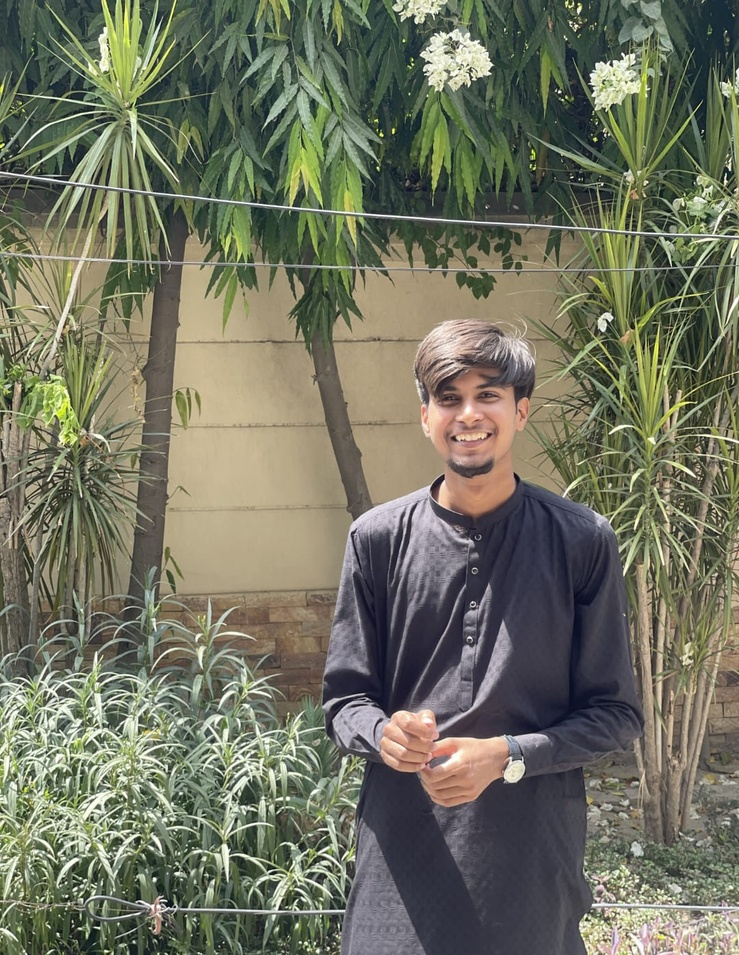
#> input picture pic.jpg, 739 x 955 px, shrunk from 1080 x 1395 before the run
$ python edges_magnitude_direction.py
#> lines starting #> are read from the running program, lines starting #| are printed output that depends on the picture
import cv2 as cv
import numpy as np
import matplotlib.pyplot as plt

img=cv.imread('pic.jpg')
#> img is the input picture: shape (955, 739, 3); mean B, G, R 96.1, 114.2, 112.3
rgb=cv.cvtColor(img,cv.COLOR_BGR2RGB)

gray=cv.cvtColor(img,cv.COLOR_BGR2GRAY)
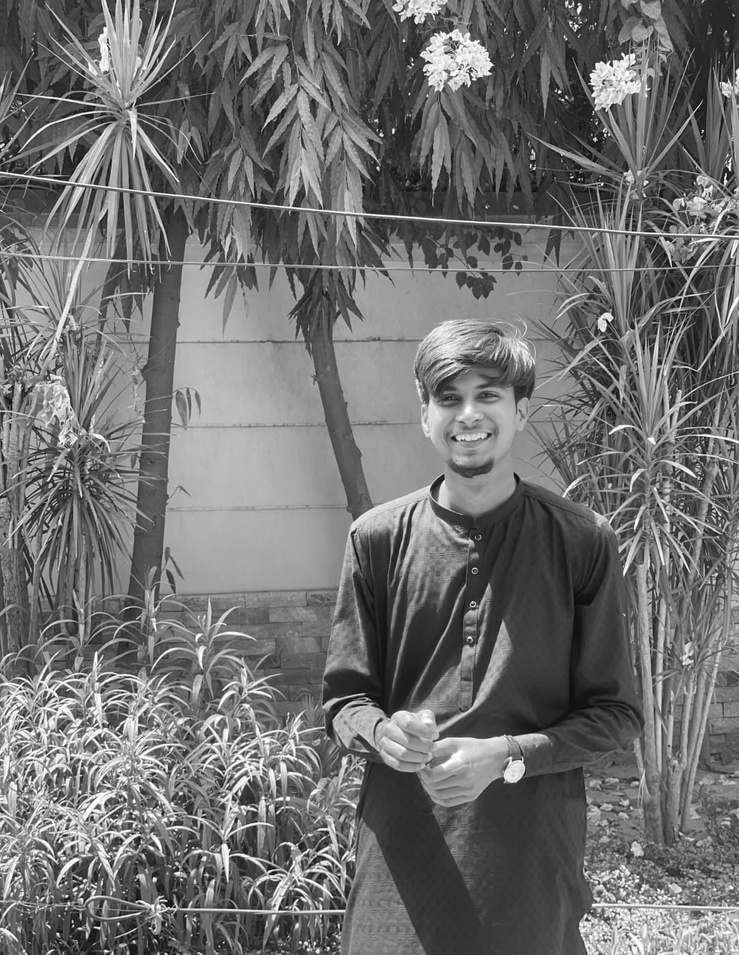
#> gray: shape (955, 739); min 2, max 255, mean 111.6

gx=cv.Sobel(gray,cv.CV_64F,0,1,3)
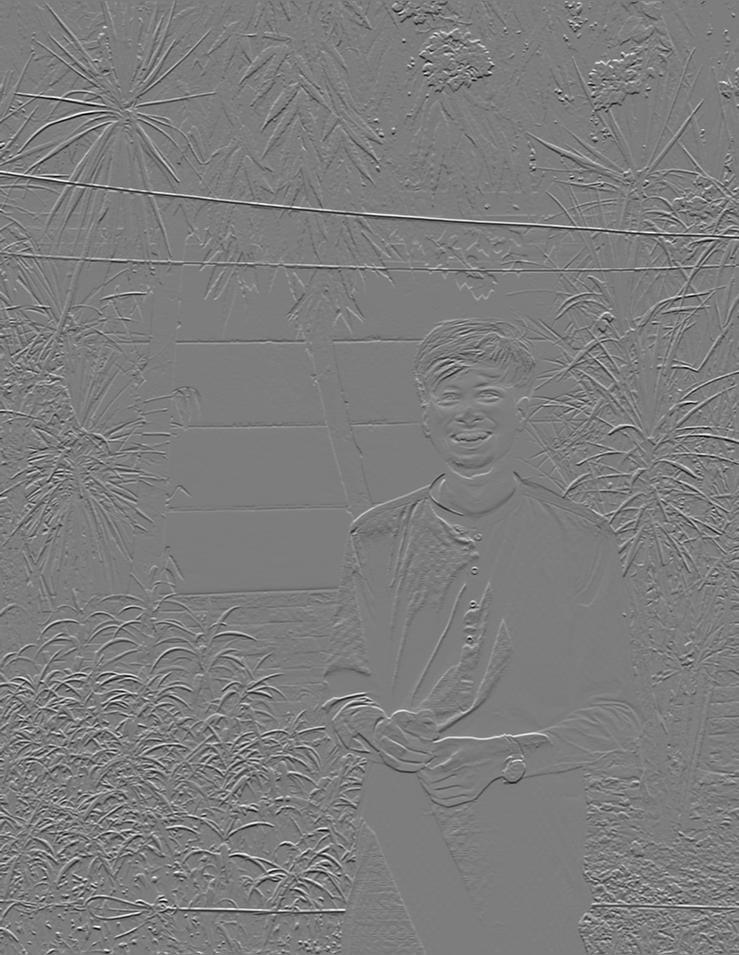
#> gx: shape (955, 739) float64; min -895, max 925, mean 0.1; drawn with min black and max white
gy=cv.Sobel(gray,cv.CV_64F,0,1,3)

magnitude=cv.magnitude(gx,gy)
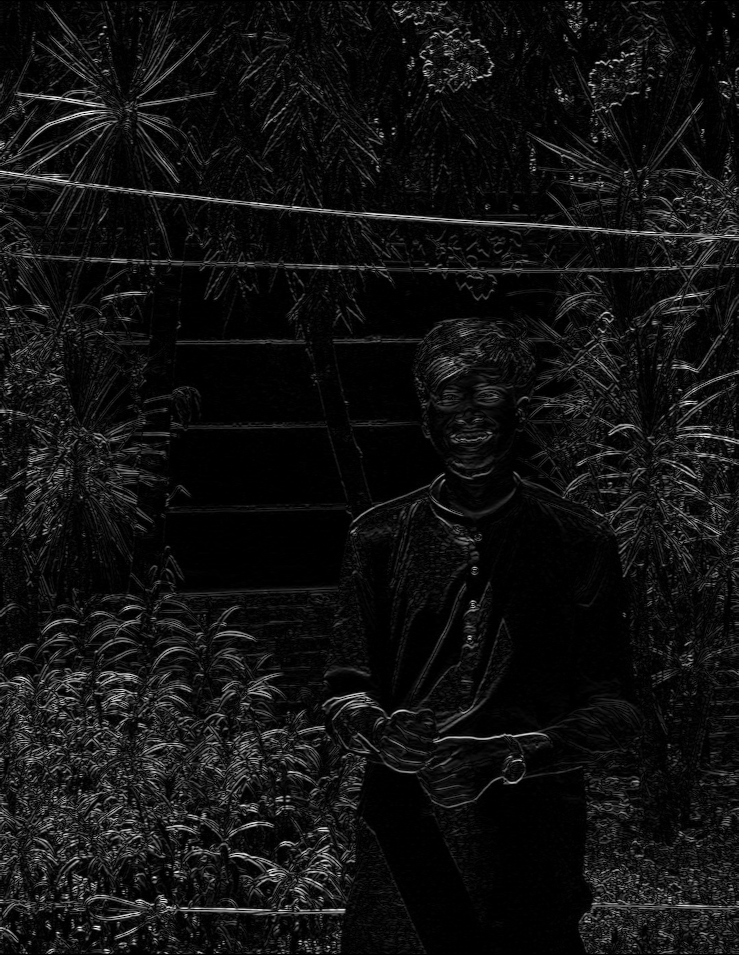
#> magnitude: shape (955, 739) float64; min 0, max 1308.1, mean 90.9; drawn with min black and max white
direction=cv.phase(gx,gy,True)
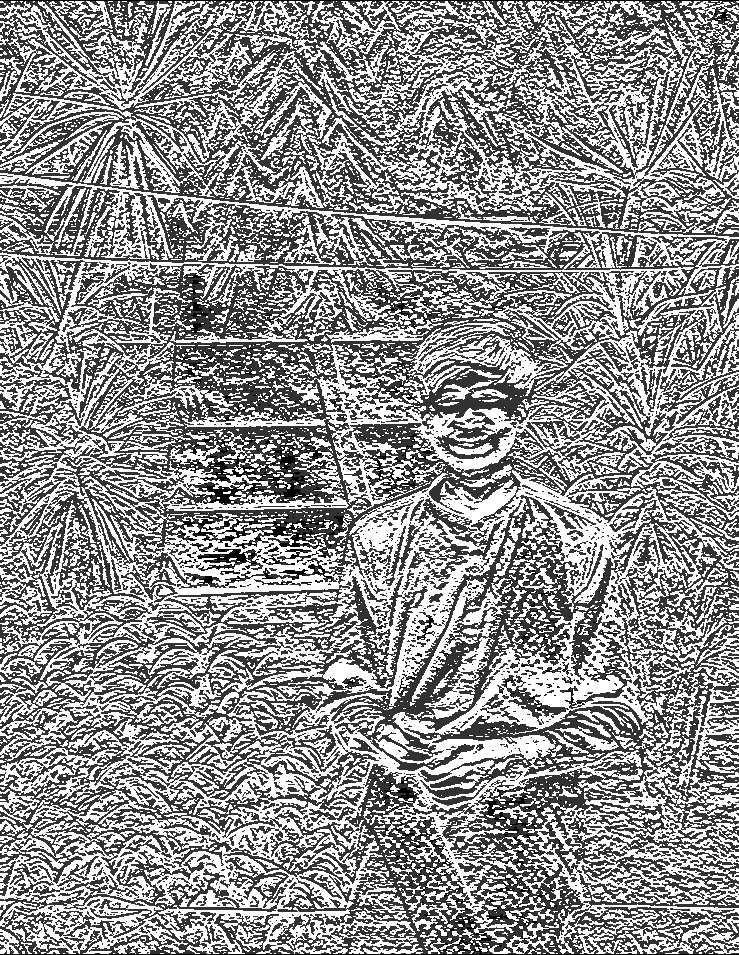
#> direction: shape (955, 739) float64; min 0, max 3.93, mean 2.29; drawn with min black and max white

plt.figure(figsize=(20,20))

plt.subplot(1,6,1)
plt.imshow(rgb)
plt.title('Original Image')
plt.axis('off')

plt.subplot(1,6,2)
plt.imshow(gray,cmap='gray')
plt.title('Gray Image')
plt.axis('off')

plt.subplot(1,6,3)
plt.imshow(gx,cmap='gray')
plt.title('Horizontal Edges')
plt.axis('off')

plt.subplot(1,6,4)
plt.imshow(gy,cmap='gray')
plt.title('Vertical Edges')
plt.axis('off')

plt.subplot(1,6,5)
plt.imshow(magnitude,cmap='gray')
plt.title('Magnitude')
plt.axis('off')

plt.subplot(1,6,6)
plt.imshow(direction,cmap='gray')
plt.title('Direction of Edges')
plt.axis('off')

plt.show()
